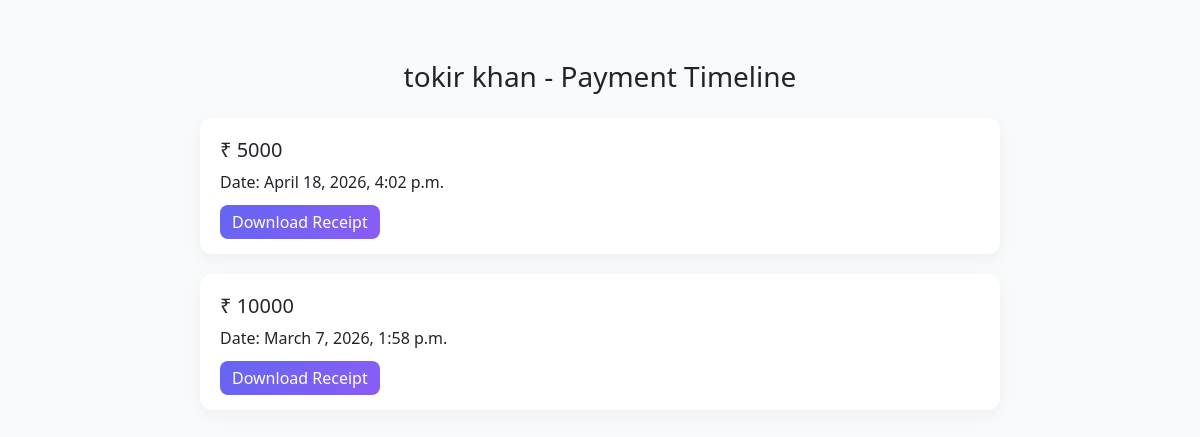
The app's page /payment-history/86/, older data.
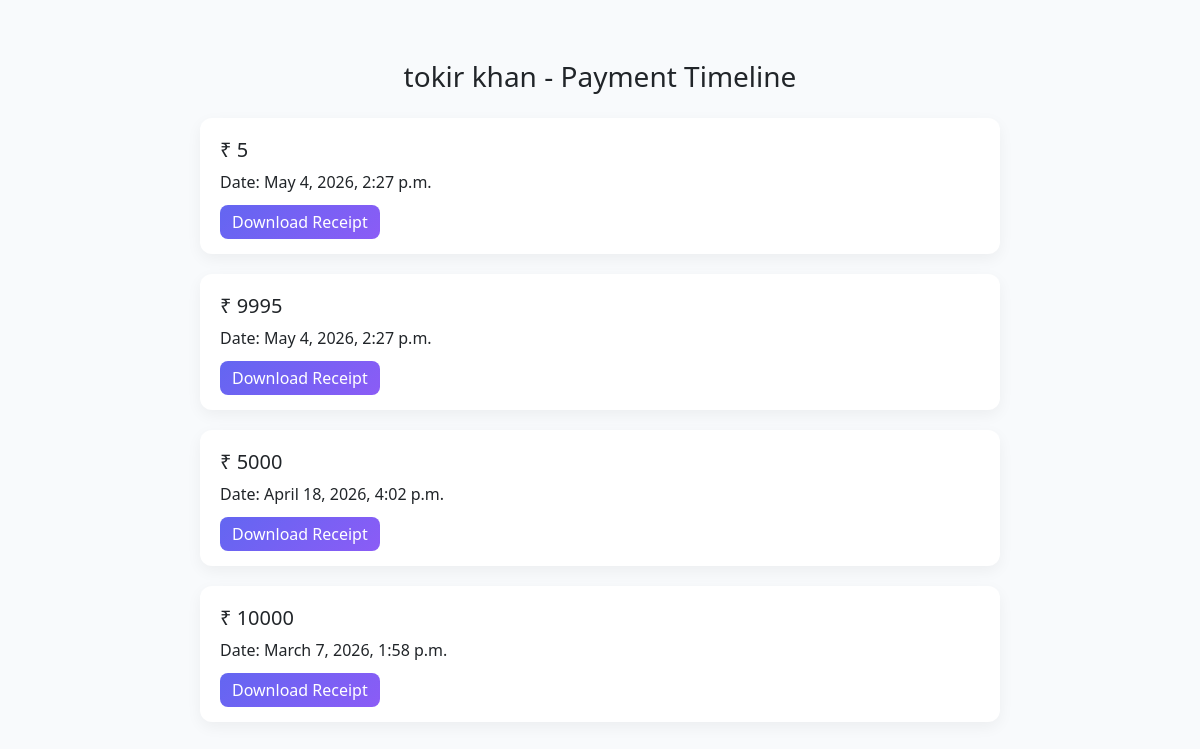
The same page, newer data.
### appname/models.py (models this page shows, shortened)
class Installment(models.Model):
    student = models.ForeignKey(Student, on_delete=models.CASCADE, related_name="installments")
    amount = models.IntegerField()
    payment_date = models.DateTimeField(auto_now_add=True)
    payment_method = models.CharField(max_length=50, null=True, blank=True)

### appname/views.py (the view)
# urls.py: path("payment-history/<int:id>/", views.payment_history, name="payment_history"),
def payment_history(request, id):
    student = get_object_or_404(Student, id=id)
    installments = student.installments.all().order_by("-payment_date")
    return render(request, "payment_history.html", {
        "student": student,
        "installments": installments
    })

### templates/payment_history.html (shortened to what this page needs)
<!DOCTYPE html>
<html>
<head>
    <link href="https://cdn.jsdelivr.net/npm/bootstrap@5.3.3/dist/css/bootstrap.min.css" rel="stylesheet">
</head>
<body>
    <div class="timeline">
        <h3 class="mb-4 text-center">
            {{ student.FNAME }} {{ student.LNAME }} - Payment Timeline
        </h3>
        {% for inst in installments %}
        <div class="timeline-item">
            <h5>₹ {{ inst.amount }}</h5>
            <p>Date: {{ inst.payment_date }}</p>
            <a href="{% url 'generate_receipt' inst.id %}" class="receipt-btn">
                Download Receipt
            </a>
        </div>
        {% empty %}
        <p>No payments yet.</p>
        {% endfor %}
    </div>
</body>
</html>

Row changes from the older to the newer data that the page shows:
added Installment: amount "5", payment_date "May 4, 2026, 2:27 p.m."
added Installment: amount "9995", payment_date "May 4, 2026, 2:27 p.m."
